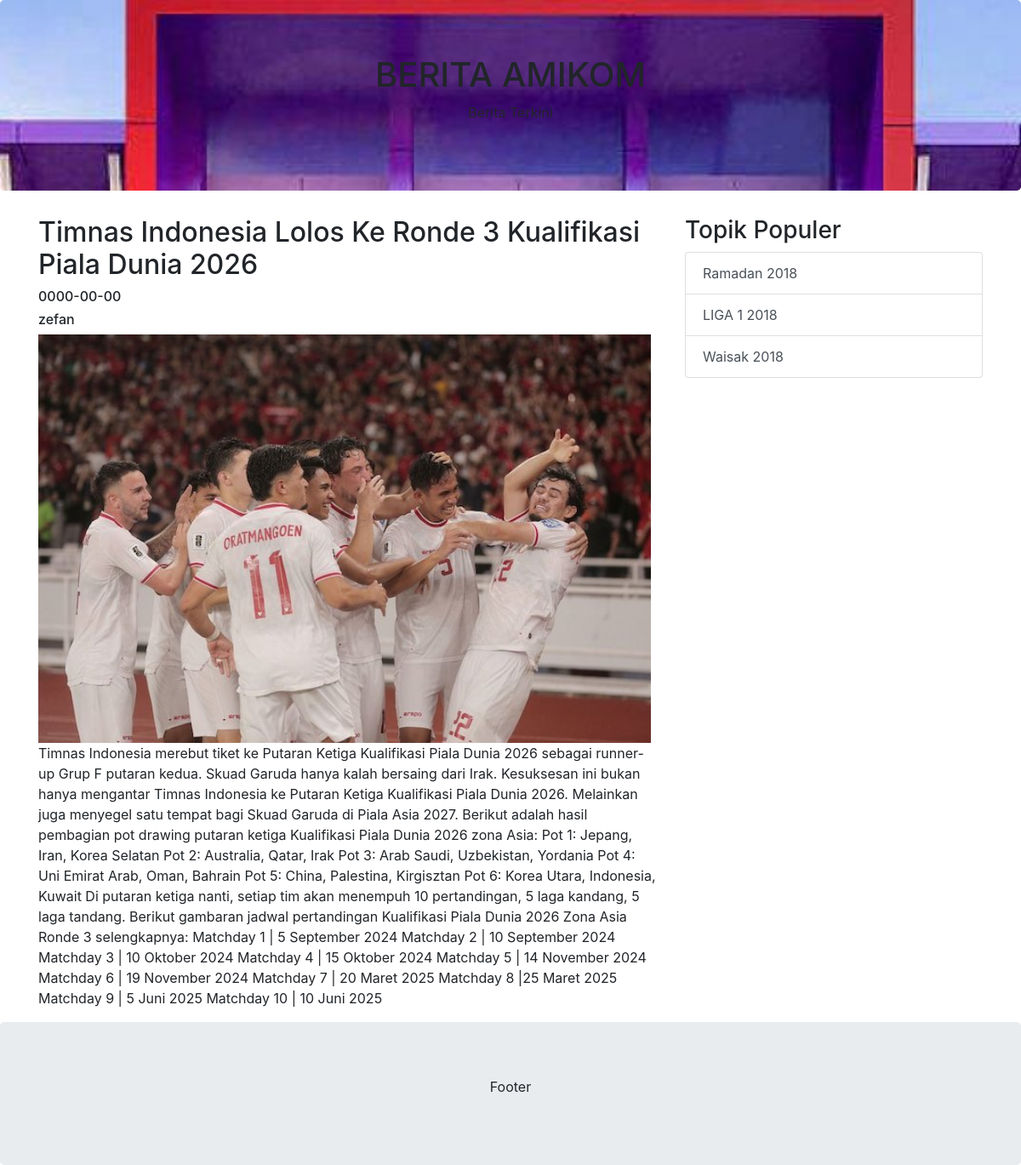
The page / on the database its author committed.
### tables this page shows
CREATE TABLE `berita` (
  `berita_id` int(11) NOT NULL,
  `berita_judul` varchar(150) NOT NULL,
  `berita_isi` text NOT NULL,
  `berita_gambar` varchar(25) NOT NULL,
  `berita_tanggal` date NOT NULL,
  `user_nama` varchar(20) NOT NULL
);

### index.php (the view, shortened to what this page needs)
<!DOCTYPE html>
<html lang="en">
<head>
    <link rel="stylesheet" href="https://maxcdn.bootstrapcdn.com/bootstrap/4.1.0/css/bootstrap.min.css">
</head>
<body>
    <div class="jumbotron text-center" style="margin-bottom:0; background: url('images/Amikom.jpg') center center fixed no-repeat; background-size: cover;">
        <h1>BERITA AMIKOM</h1>
        <p>Berita Terkini</p>
    </div>
    <div class="container" style="margin-top:30px">
        <div class="row">
            <div class="col-sm-8">
                <?php
                    include "Config.php";
                    $sql = "SELECT * FROM berita ORDER BY berita_id";
                    $hasil = mysqli_query($config, $sql);
                    while ($data = mysqli_fetch_array($hasil)) {
                ?>
                    <h2><?php echo $data['berita_judul']; ?></h2>
                    <h6><?php echo $data['berita_tanggal']; ?></h6>
                    <h6><?php echo $data['user_nama']; ?></h6>
                    <div>
                        <img src="admin/<?php echo $data['berita_gambar']?>" width="720">
                    </div>
                    <p><?php echo $data['berita_isi']; ?></p>
                <?php
                    }
                ?>
            </div>
            <div class="col-sm-4">
                <h3>Topik Populer</h3>
                <div class="list-group">
                    <a href="#" class="list-group-item list-group-item-action">Ramadan 2018</a>
                    <a href="#" class="list-group-item list-group-item-action">LIGA 1 2018</a>
                    <a href="#" class="list-group-item list-group-item-action">Waisak 2018</a>
                </div>
            </div>
        </div>
    </div>
    <div class="jumbotron text-center" style="margin-bottom:0">
        <p>Footer</p>
    </div>
</body>
</html>

### rows shown on the page
berita: berita_judul "Timnas Indonesia Lolos Ke Ronde 3 Kualifikasi Piala Dunia 2026", berita_tanggal "0000-00-00", user_nama "zefan", berita_gambar (picture), berita_isi "Timnas Indonesia merebut tiket ke Putaran Ketiga Kualifikasi Piala Dunia 2026 sebagai runner-up Grup F putaran kedua. Skuad Garuda hanya kalah bersaing dari Irak. Kesuksesan ini bukan hanya mengantar Timnas Indonesia ke Putaran Ketiga Kualifikasi Piala Dunia 2026. Melainkan juga menyegel satu tempat bagi Skuad Garuda di Piala Asia 2027. Berikut adalah hasil pembagian pot drawing putaran ketiga Kualifikasi Piala Dunia 2026 zona Asia: Pot 1: Jepang, Iran, Korea Selatan Pot 2: Australia, Qatar, Irak Pot 3: Arab Saudi, Uzbekistan, Yordania Pot 4: Uni Emirat Arab, Oman, Bahrain Pot 5: China, Palestina, Kirgisztan Pot 6: Korea Utara, Indonesia, Kuwait Di putaran ketiga nanti, setiap tim akan…"
